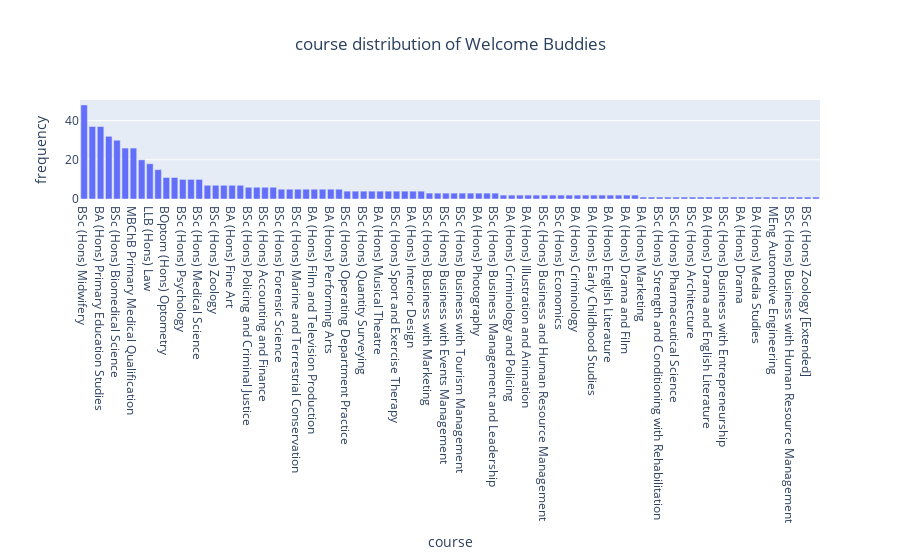

Notebook code for this chart:
### Markdown cell above
##### conclusion: most courses have less than 5 Welcome Budy representatives. see to_recruit for which courses these are

### Code cell
course_fig = px.bar(course_counts, title="course distribution of Welcome Buddies")
course_fig.update_layout(
    xaxis_title = "course",
    yaxis_title = "frequency",
    title_x = 0.5, 
    showlegend = False
)
course_fig.show()

### Figure 1 — Plotly figure (JSON) as saved in the notebook; plotly's stock layout.template omitted (floating-point values rounded to 4 significant figures)
{"data": [{"alignmentgroup": "True", "hovertemplate": "variable=course<br>index=%{x}<br>value=%{y}<extra></extra>", "legendgroup": "course", "marker": {"color": "#636efa", "pattern": {"shape": ""}}, "name": "course", "offsetgroup": "course", "orientation": "v", "showlegend": true, "textposition": "auto", "type": "bar", "x": ["BSc (Hons) Midwifery", "BSc (Hons) Nursing (Adult)", "BA (Hons) Primary Education Studies", "BSc (Hons) Paramedic Science", "BSc (Hons) Biomedical Science", "BSc (Hons) Nursing (Child)", "MBChB Primary Medical Qualification", "BSc (Hons) Crime and Investigative Studies", "LLB (Hons) Law", "BA (Hons) Social Work", "BOptom (Hons) Optometry", "BEng (Hons) Computer Science", "BSc (Hons) Psychology", "BSc (Hons) Nursing (Mental Health)", "BSc (Hons) Medical Science", "BA (Hons) Computer Games Art", "BSc (Hons) Zoology", "BSc (Hons) Business Management", "BA (Hons) Fine Art", "BSc (Hons) International Business Management", "BSc (Hons) Policing and Criminal Justice", "BEng (Hons) Mechanical Engineering", "BSc (Hons) Accounting and Finance", "BSc (Hons) Animal Behaviour", "BSc (Hons) Forensic Science", "BA (Hons) Illustration", "BSc (Hons) Marine and Terrestrial Conservation", "BA (Hons) English Language and Linguistics", "BA (Hons) Film and Television Production", "BSc (Hons) Psychology with Clinical Psychology", "BA (Hons) Performing Arts", "BSc (Hons) Sport and Exercise Science", "BSc (Hons) Operating Department Practice", "BA (Hons) Writing and English Literature", "BSc (Hons) Quantity Surveying", "BSc (Hons) Psychology with Criminology", "BA (Hons) Musical Theatre", "BA (Hons) Criminology and Sociology", "BSc (Hons) Sport and Exercise Therapy", "BSc (Hons) Cyber Security", "BA (Hons) Interior Design", "BSc (Hons) Ophthalmic Dispensing", "BSc (Hons) Business with Marketing", "BSc (Hons) Nursing (Adult and Mental Health)", "BSc (Hons) Business with Events Management", "BA (Hons) Architecture", "BSc (Hons) Business with Tourism Management", "BSc (Hons) Sport Coaching and Physical Education", "BA (Hons) Photography", "BSc (Hons) Computer Gaming Technology", "BSc (Hons) Business Management and Leadership", "BA (Hons) Film", "BA (Hons) Criminology and Policing", "BSc (Hons) Events Management", "BA (Hons) Illustration and Animation", "BSc (Hons) Finance with Economics", "BSc (Hons) Business and Human Resource Management", "BSc (Hons) Public Health", "BSc (Hons) Economics", "BA (Hons) TESOL (Teaching English to Speakers of Other Languages)", "BA (Hons) Criminology", "BSc (Hons) Computer Science", "BA (Hons) Early Childhood Studies", "BA (Hons) Politics", "BA (Hons) English Literature", "BA (Hons) Sociology", "BA (Hons) Drama and Film", "BSc (Hons) Tourism Management", "BA (Hons) Marketing", "BA (Hons) Graphic Design", "BSc (Hons) Strength and Conditioning with Rehabilitation", "BSc (Hons) Marine Biology with Biodiversity and Conservation", "BSc (Hons) Pharmaceutical Science", "BSc (Hons) Business with Economics", "BSc (Hons) Architecture", "BA (Hons) Philosophy", "BA (Hons) Drama and English Literature", "BSc (Hons) Psychology and Criminology", "BSc (Hons) Business with Entrepreneurship", "BA (Hons) Fashion Design", "BA (Hons) Drama", "BA (Hons) Philosophy and English Literature", "BA (Hons) Media Studies", "BSc (Hons) Creative Industries", "MEng Automotive Engineering", "BSc (Hons) Psychology and Criminology [Extended]", "BSc (Hons) Business with Human Resource Management", "BA (Hons) Writing and Film", "BSc (Hons) Zoology [Extended]", "BSc (Hons) Software Engineering"], "xaxis": "x", "y": [48, 37, 37, 32, 30, 26, 26, 20, 18, 15, 11, 11, 10, 10, 10, 7, 7, 7, 7, 7, 6, 6, 6, 6, 5, 5, 5, 5, 5, 5, 5, 5, 4, 4, 4, 4, 4, 4, 4, 4, 4, 4, 3, 3, 3, 3, 3, 3, 3, 3, 3, 2, 2, 2, 2, 2, 2, 2, 2, 2, 2, 2, 2, 2, 2, 2, 2, 2, 1, 1, 1, 1, 1, 1, 1, 1, 1, 1, 1, 1, 1, 1, 1, 1, 1, 1, 1, 1, 1, 1], "yaxis": "y"}], "layout": {"barmode": "relative", "legend": {"title": {"text": "variable"}, "tracegroupgap": 0}, "showlegend": false, "title": {"text": "course distribution of Welcome Buddies", "x": 0.5}, "xaxis": {"anchor": "y", "domain": [0, 1], "title": {"text": "course"}}, "yaxis": {"anchor": "x", "domain": [0, 1], "title": {"text": "frequency"}}}}
